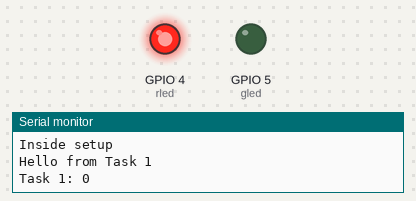
The sketch below on a simulated ESP32. Parts: output pins drawn as LEDs (lit = HIGH), the last lines printed to the serial monitor.

Above: at 0.1 s.
At 10.1 s:
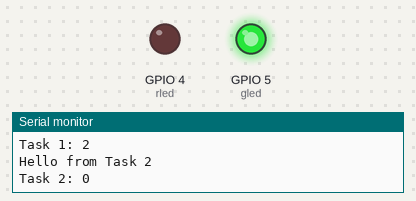
Timing chart, 0 to 16.5 s (numbered marks = the images above):
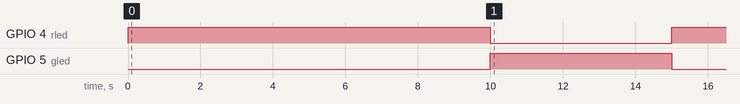

The sketch:

task_scheduling.ino
```cpp
#include <Arduino.h>
#include <freertos/FreeRTOS.h>
#include <freertos/task.h>

TaskHandle_t xHandle1, xHandle2;

#define rled 4   // Red LED pin
#define gled 5   // Green LED pin

void taskOne(void *parameter);
void taskTwo(void *parameter);

void setup() {
  pinMode(rled, OUTPUT);
  pinMode(gled, OUTPUT);
  Serial.begin(9600);
  Serial.println("\nInside setup");

  // Create Task 1
  xTaskCreate(taskOne, "TaskOne", 10000, NULL, 1, &xHandle1);
}

void loop() {
  delay(1000);  // Loop does nothing, tasks handle everything
}

void taskOne(void *parameter) {
  int i = 0;
  Serial.println("\nHello from Task 1");

  while (i < 4) {
    Serial.print("Task 1: ");
    if (i == 2) {
      // Create Task 2 when i == 2
      xTaskCreate(taskTwo, "TaskTwo", 10000, NULL, 2, &xHandle2);
    }

    digitalWrite(rled, HIGH);
    digitalWrite(gled, LOW);
    Serial.println(i);

    vTaskDelay(pdMS_TO_TICKS(5000));  // Delay for 5 seconds
    i++;
  }

  Serial.println("Ending Task 1");
  vTaskDelete(NULL);  // Delete this task when done
}

void taskTwo(void *parameter) {
  int i = 0;
  Serial.println("\nHello from Task 2");

  while (i < 4) {
    Serial.print("Task 2: ");
    digitalWrite(gled, HIGH);
    digitalWrite(rled, LOW);
    Serial.println(i);

    vTaskDelay(pdMS_TO_TICKS(1000));  // Delay for 1 second
    i++;
  }

  Serial.println("Ending Task 2");
  vTaskDelete(NULL);  // Delete this task when done
}
```

Measured:
- by itself, GPIO 4 (rled): LOW → HIGH at 0.00 s, → LOW 10.0 s later, → HIGH 5.0 s later
- by itself, GPIO 5 (gled): LOW → HIGH at 10.0 s, → LOW 5.0 s later
